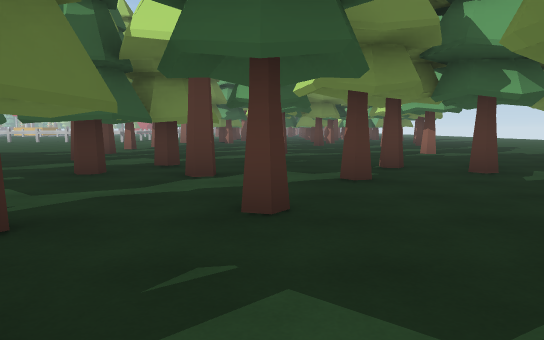
View 1 (above)

24 first-person views from a walk through a 3-D level made in the Unity game engine. The camera is 1.3 m above the floor, tilts 6° down and sees 70° across. The floor is counted in squares, 2 m on a side. Each view is taken from the middle of a square. On the plan, view 1 faces up. The plan holds only what a view shows up to about 11 squares ahead; the rest is blank. The place goes on beyond the plan. Some surface patterns are stand-ins.

View 2
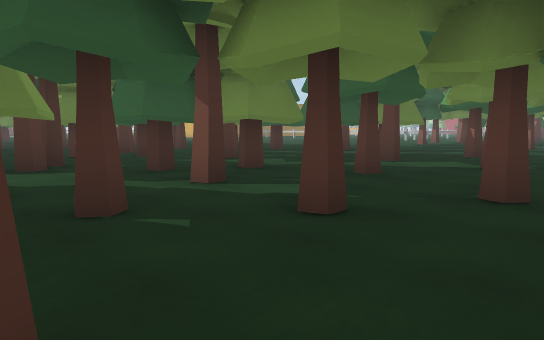

View 3
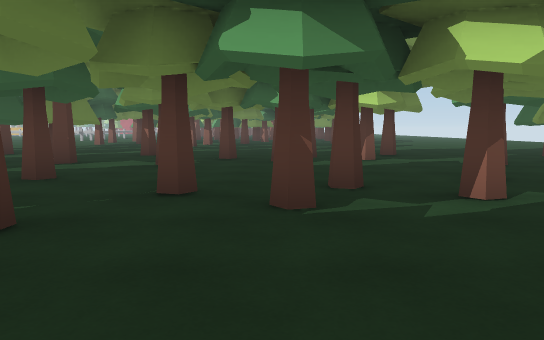

View 4
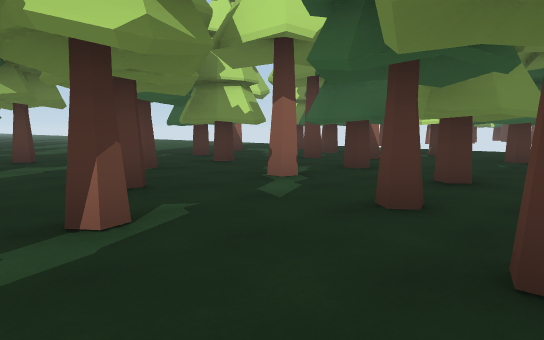

View 5
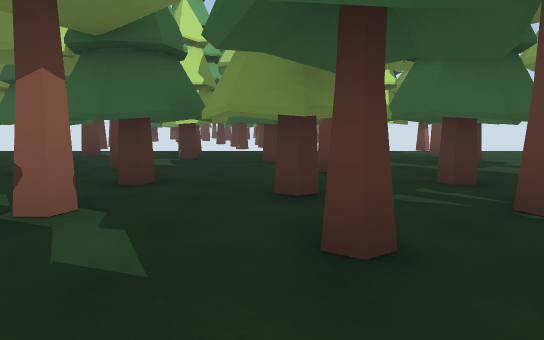

View 6
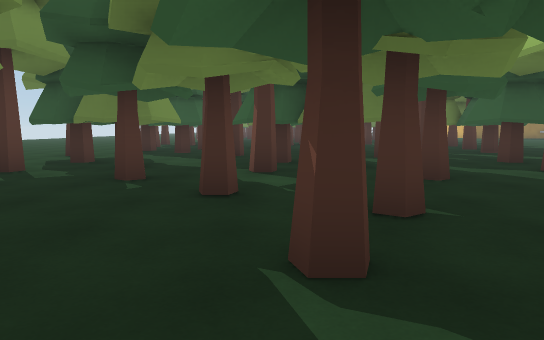

View 7
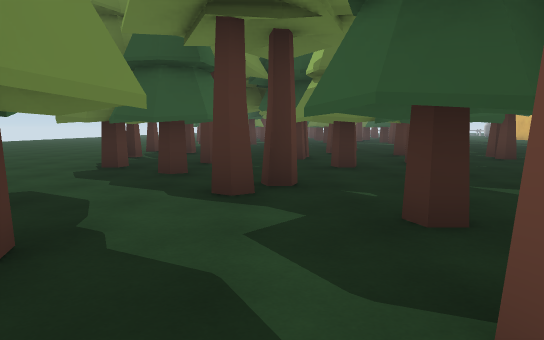

View 8
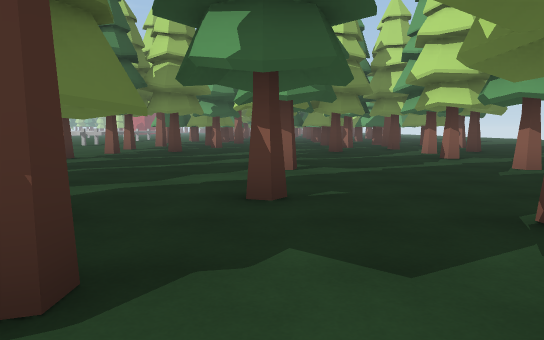

View 9
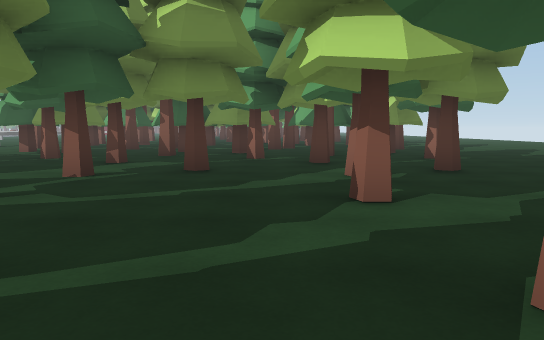

View 10
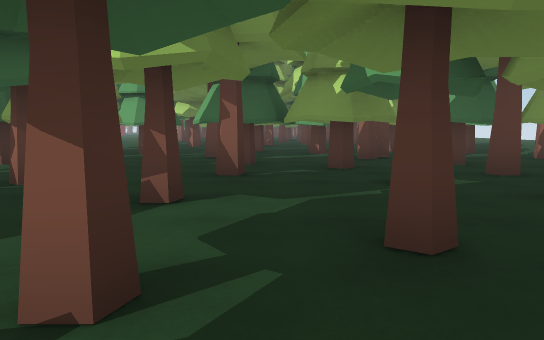

View 11
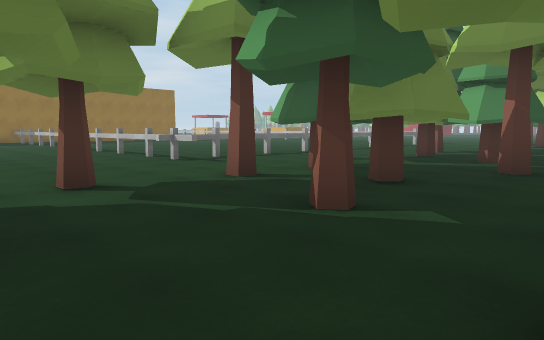

View 12
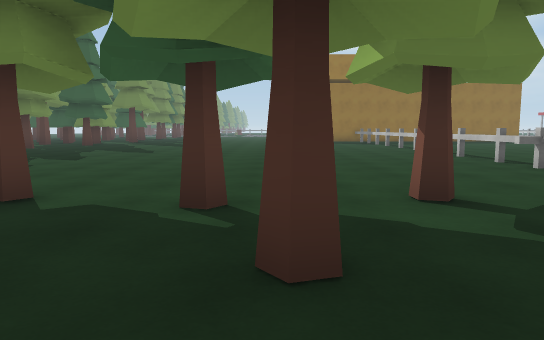

View 13
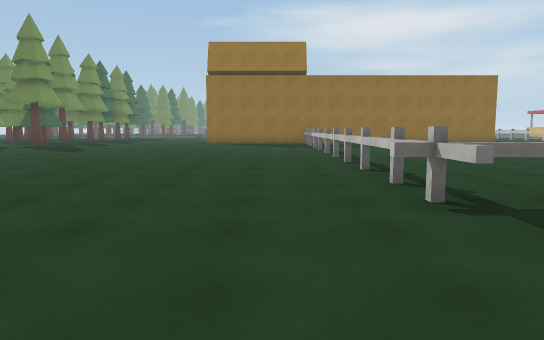

View 14
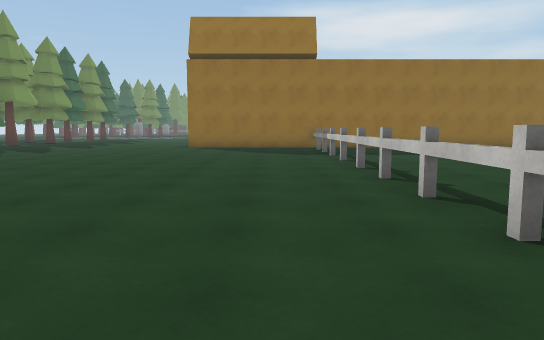

View 15
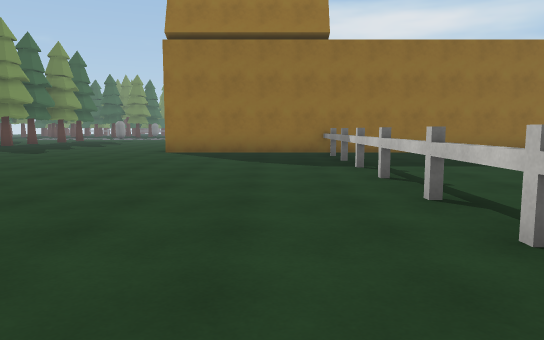

View 16
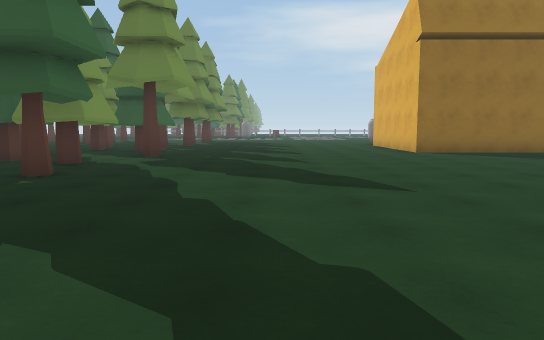

View 17
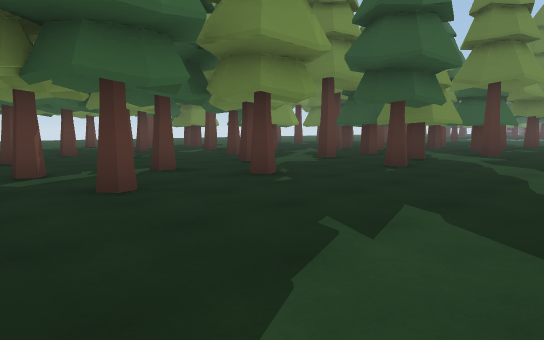

View 18
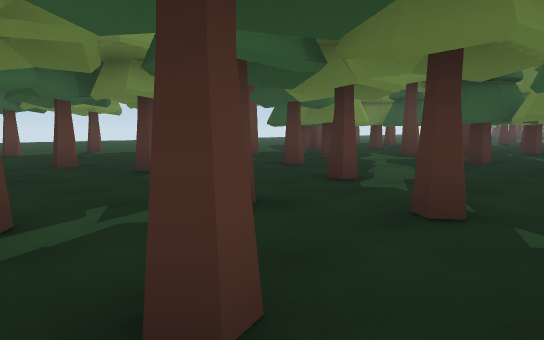

View 19
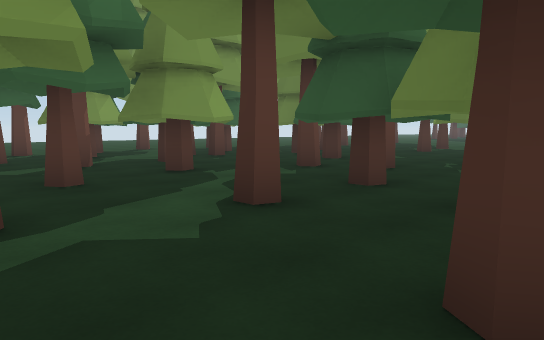

View 20
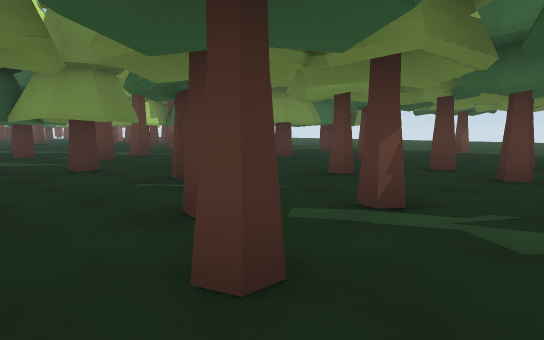

View 21
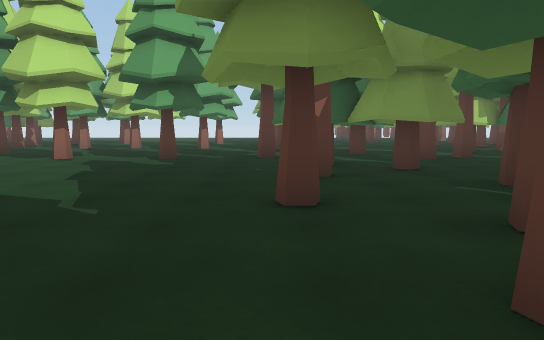

View 22
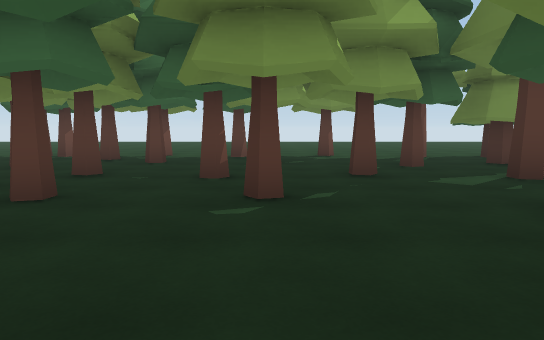

View 23
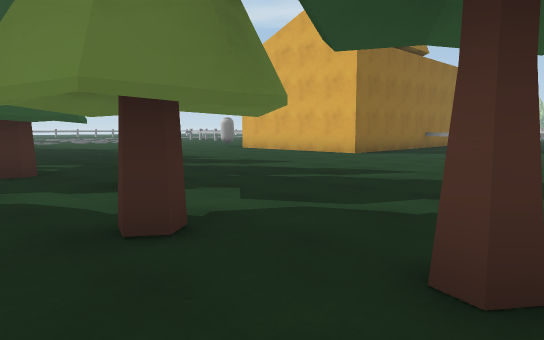

View 24
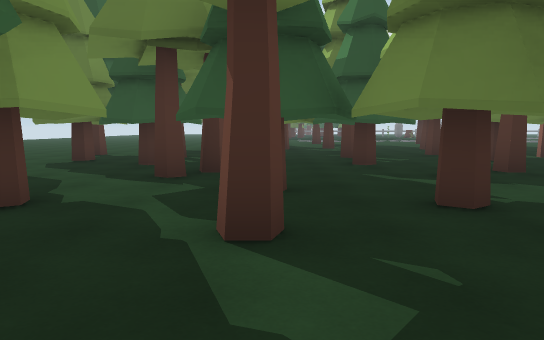

### Floor plan
Key: @ floor where view 1 was taken; # wall or solid block; x gap in a wall; . floor; P white post; O other object.
Columns run from 23 left of view 1 to 16 right of it. Each row starts with its distance up from view 1.
 26                    #
 25  #                .O.  OO  OO
 24  #        ..     .OOO   O OO  O.
 23  #        ...  #....OO. .OO  OO.
 22  #. ...........#O.#....#...# ..
 21  #.............#P..#...OO.#OO.#
 20  #O#PP#PP#PP#PP#..OOO#.O#OOO#O....
 19  #.............#P..O#O.#.#O#.#O...
 18  #...............................
 17  #...............................
 16  #................#....#...#....
 15 ##..................#....#...#.
 14 ...................#...#...#...
 13 ..................#...........
 12 ....................... ...#..
 11 ...............................
 10 ...................#...#...#...
  9 ................................
  8 .#.#.O.#.....#...O.#.O.#.....#...O  O
  7 OO..#O...#.#....OOO. OO....#... #O. OO
  6 OO.OOO..........O#..OO...##.#...x..OO..
  5 #.#O#...#.#.#.#.OO..OO#.#.....#OOOxO#.#
  4 .....................................O..
  3 OO..OO.#.....#.#.OO#.O.#.....#.#OO..#O..
  2 O#..O#...#......O#O.O#O..#.##...O#..OO..
  1 OO.OOO....#...#.O#..O##...#....OOO.OO.
  0 OO#OO...#...#......#...@#.....#OOO#OO
 -1 OOO##O.#........OOO#.O.#.....#.##OO  O
 -2 OO  ##.......x..O#O.O#O..#.     .# OOO

Positions as (right, up) in squares from view 1, and headings:
1: (0, 0), facing up
2: (3, -2), facing up-left
3: (3, -2), facing up
4: (4, -1), facing up-right
5: (5, 1), facing right
6: (5, 1), facing left
7: (0, 0), facing left
8: (0, 4), facing up
9: (3, 9), facing up
10: (1, 13), facing up
11: (0, 15), facing up-left
12: (-1, 15), facing left
13: (-4, 18), facing left
14: (-8, 18), facing left
15: (-11, 18), facing left
16: (-11, 11), facing left
17: (-10, 11), facing down-left
18: (-11, 8), facing down-left
19: (-15, 8), facing down-left
20: (-13, 8), facing down-right
21: (-13, 8), facing right
22: (-14, 6), facing down
23: (-16, 6), facing up-left
24: (-15, 1), facing left
